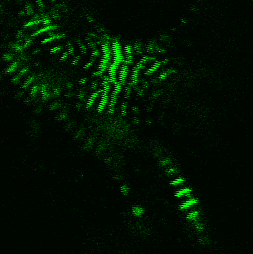
#> input picture src/resources/images/sarcomere/A_16/original/0.png, 253 x 254 px, found by its file name
$ python Crop_image.py
#> lines starting #> are read from the running program, lines starting #| are printed output that depends on the picture
#!/usr/bin/python3
# Author: Shreyasta Samal
# -*- coding: utf-8 -*-
# @File : Crop_image.py


# Import packages
import cv2
import numpy as np

img = cv2.imread('C:/Users/Shreyasta/PycharmProjects/Sarcomere/src/resources/images/sarcomere/A_25/resize_bright_better/0.png')
#> img is the input picture: shape (254, 253, 3); mean B, G, R 0, 18.8, 0
print(img.shape) # Print image shape
#| (254, 253, 3)
cv2.imshow("original", img)

# Cropping an image
#cropped = img[start_row:end_row, start_col:end_col]
cropped_image = img[40:352, 230:418]
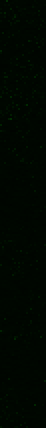
#> cropped_image: shape (214, 23, 3) (shown 2 times larger); mean B, G, R 0, 6.9, 0

# Display cropped image
cv2.imshow("cropped", cropped_image)

# Save the cropped image
cv2.imwrite("Cropped Image.png", cropped_image)

cv2.waitKey(0)
cv2.destroyAllWindows()

$ run again, with src/resources/images/sarcomere/A_16/original/112.png copied over src/resources/images/sarcomere/A_16/original/0.png
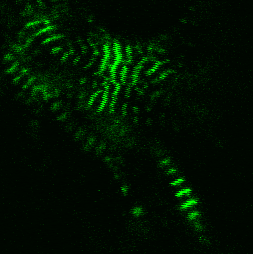
#> input picture src/resources/images/sarcomere/A_16/original/112.png, 253 x 254 px, found by its file name
#> img is the input picture: shape (254, 253, 3); mean B, G, R 0, 18.5, 0
#| (254, 253, 3)
#> `cropped_image = img[40:352, 230:418]`:
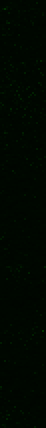
#> cropped_image: shape (214, 23, 3) (shown 2 times larger); mean B, G, R 0, 7.5, 0
